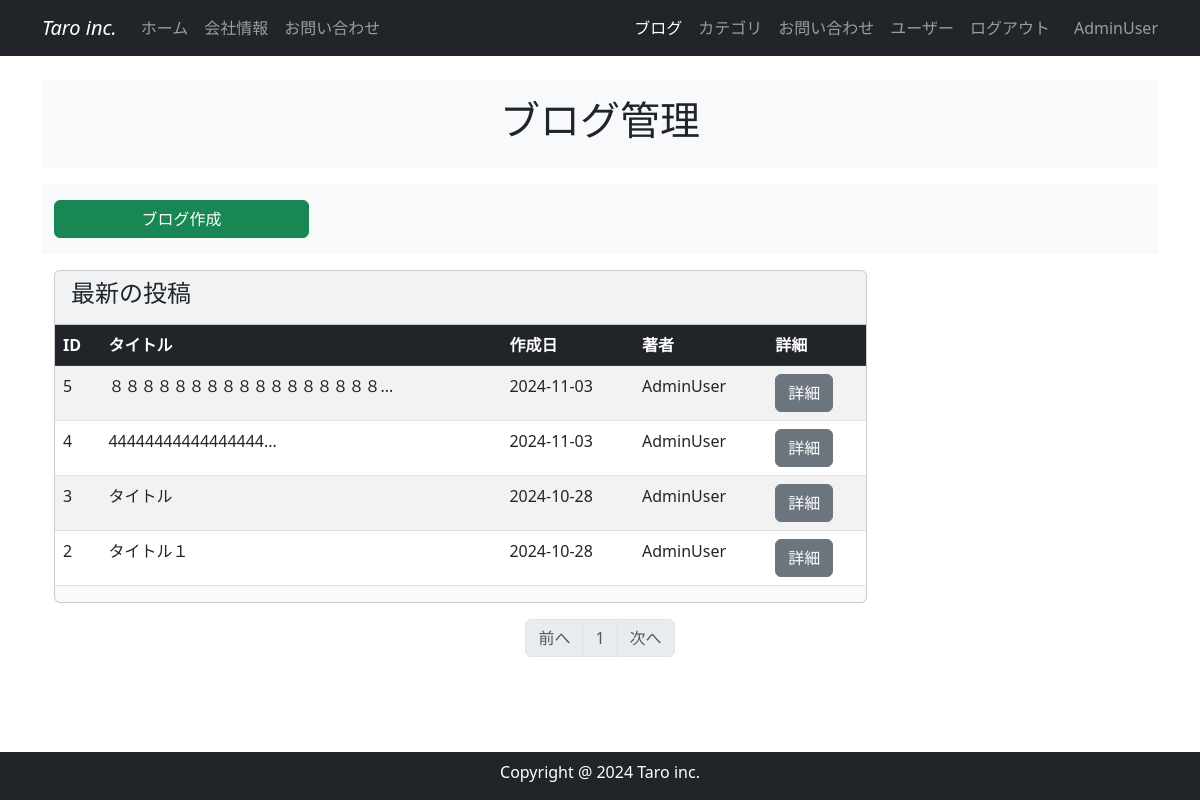
/blog_maintenance (signed in), run on the app's committed database.
### company_blog/models.py (models this page shows, shortened)
class User(db.Model,UserMixin):
    __tablename__='users'
    id=db.Column(db.Integer,primary_key=True)
    email=db.Column(db.String(64),unique=True,index=True)
    username=db.Column(db.String(64),unique=True,index=True)
    password_hash=db.Column(db.String(128))
    administrator=db.Column(db.String(1))
    post=db.relationship('BlogPost',backref='author',lazy='dynamic')
    @property
    def password(self):
        raise AttributeError('password is not a readable attribute')

class BlogPost(db.Model):
    __tablename__='blog_post'
    id=db.Column(db.Integer ,primary_key=True)
    user_id=db.Column(db.Integer, db.ForeignKey('users.id'))
    category_id=db.Column(db.Integer,db.ForeignKey('blog_category.id'))
    date=db.Column(db.DateTime, default=datetime.now(timezone('Asia/Tokyo')))
    title=db.Column(db.String(140))
    text=db.Column(db.Text)
    summary=db.Column(db.String(140))
    featured_image=db.Column(db.String(140))

### company_blog/main/views.py (the view)
@main.route('/blog_maintenance')
@login_required
def blog_maintenance():
    page=request.args.get('page',1,type=int)
    blog_posts=BlogPost.query.order_by(BlogPost.id.desc()).paginate(page=page,per_page=10)
    return render_template('blog_maintenance.html',blog_posts=blog_posts)

### company_blog/models.py (called while the page is built)
@login_manager.user_loader
def load_user(user_id):
    return User.query.get(user_id)

### company_blog/templates/blog_maintenance.html
{% extends "base.html" %}
{% block content %}
    <header id="header">
        <div class="container bg-light my-3 py-3">
            <div class="row">
                <div class="col-lg-6 m-auto text-center">
                    <h1>ブログ管理</h1>
                </div>
            </div>
        </div>
    </header>
    <selection id="user_resister_btn">
        <div class="container my-3 py-3 bg-light">
            <div class="row">
                <div class="col-md-3">
                    <a href="{{url_for('main.create_post')}}" class="btn btn-success w-100">ブログ作成</a>
                </div>
            </div>
        </div>
    </selection>
    <section id="user_list">
        <div class="container my-3">
            <div class="row">
                <div class="col-lg-9">
                    <div class="card bg-light" >
                        <div class="card-header">
                            <h4 class="card-title">最新の投稿</h4>
                        </div>
                        <div class="table-responsive">
                          <table class="table table-striped text-nowrap">
                            <thead class="table-dark">
                                <tr>
                                  <th scope="col">ID</th>
                                  <th scope="col">タイトル</th>
                                  <th scope="col">作成日</th>
                                  <th scope="col">著者</th>
                                  <th scope="col">詳細</th>
                                </tr>
                            </thead>
                            <tbody>
                                {% for post in blog_posts.items %}
                                <tr>
                                    <td>{{post.id}}</td>
                                    <td>{{post.title | truncate(20)}}</td>
                                    <td>{{post.date.strftime('%Y-%m-%d')}}</td>
                                    <td>{{post.author.username | truncate(10)}}</td>
                                    <td><a href="{{url_for('main.blog_post',blog_post_id=post.id)}}" class="btn btn-secondary">詳細</a></td>
                                  </tr>
                                {% endfor %}
                            </tbody>
                          </table>
                        </div>
                      </div>
                </div>
            </div>
        </div>
    </section>
    <nav class="my-2" aria-label="Page navigation">
        <ul class="pagination justify-content-center">
          <li {% if blog_posts.has_prev %}class="page-item"
            {% else %} class="page-item disabled"{%endif%}>
            <a class="page-link" href="
            {% if blog_posts.has_prev %}{{ url_for('main.blog_maintenance',page=blog_posts.prev_num) }}
            {% else %}#{% endif %}
            ">前へ</a></li>
          {% for page_num in blog_posts.iter_pages(left_edge=1,right_edge=1,left_current=1,right_current=2) %}
            {% if page_num %}
                {% if blog_posts.page == page_num %}
                    <li class="page-item disabled"><a href="#" class="page-link">{{ page_num }}</a></li>
                {% else %}
                    <li class="page-item"><a class="page-link" href="{{url_for('main.blog_maintenance',page=page_num) }}">{{ page_num }}</a></li>
                {% endif %}
            {%else%}
                <li class="page-item disabled"><a href="#" class="page-link">&hellip;</a></li>
            {%endif%}
          {%endfor%}
          <li {% if blog_posts.has_next %}class="page-item"
            {% else %}class="page-item disabled"{%endif%}>
            <a class="page-link" href="
            {% if blog_posts.has_next %}{{ url_for('main.blog_maintenance',page=blog_posts.next_num)}}
            {% else %}#{% endif %}">次へ</a></li>
        </ul>
      </nav>
      {% endblock %}

### company_blog/templates/base.html (shortened to what this page needs)
<!DOCTYPE html>
<html lang="en">
<head>
    <link href="https://cdn.jsdelivr.net/npm/bootstrap@5.3.0/dist/css/bootstrap.min.css" rel="stylesheet">
</head>
<body>
  <nav class="navbar navbar-expand-lg bg-dark navbar-dark fixed-top">
    <div class="container">
      <a class="navbar-brand fst-italic" href="{{url_for('main.index')}}">Taro inc.</a>
      <div class="collapse navbar-collapse" id="navbarNav">
        <ul class="navbar-nav">
          <li class="nav-item">
            <a class="nav-link {% if request.endpoint == 'main.index' %}active{% endif %}"href="{{url_for('main.index')}}">ホーム</a>
          </li>
          <li class="nav-item">
            <a class="nav-link {% if request.endpoint == 'main.info' %}active{% endif %}" href="{{url_for('main.info')}}">会社情報</a>
          </li>
          <li class="nav-item">
            <a class="nav-link {% if request.endpoint == 'main.inquiry' %}active{% endif %}" href="{{url_for('main.inquiry')}}">お問い合わせ</a>
          </li>
        </ul>
        <br>
        <ul class="navbar-nav ms-auto">
          {%if current_user.is_authenticated %}
          <li class="nav-item">
            <a class="nav-link {% if request.endpoint == 'main.blog_maintenance' %}active{% endif %}"href="{{url_for('main.blog_maintenance')}}">ブログ</a>
          </li>
          <li class="nav-item">
            <a class="nav-link {% if request.endpoint == 'main.category_maintenance' %}active{% endif %}" href="{{url_for('main.category_maintenance')}}">カテゴリ</a>
          </li>
          <li class="nav-item">
            <a class="nav-link {% if request.endpoint == 'main.inquiry_maintenance' %}active{% endif %}" href="{{url_for('main.inquiry_maintenance')}}">お問い合わせ</a>
          </li>
          <li class="nav-item">
            <a class="nav-link {% if request.endpoint == 'users.maintenance' %}active{% endif %}" href="{{url_for('users.maintenance')}}">ユーザー</a>
          </li>
          <li class="nav-item">
            <a class="nav-link" href="{{url_for('users.logout')}}">ログアウト</a>
          </li>
          <span class="navbar-text ms-3">
            {{current_user.username | truncate(15)}}
          </span>
          {%endif%}
        </ul>
      </div>
    </div>
  </nav>
  {% from "_formhelpers.html" import render_field %}
  <div class="container"style="padding-top: 4rem; padding-bottom: 4rem;">
    {% block content %}
    {% endblock %}
  </div>
  <footer id="footer" class="footer text-center pt-2 fixed-bottom bg-dark">
    <div class="container">
      <div class="row">
        <div class="col text-white">
          <p>Copyright @ 2024 Taro inc.</p>
        </div>
      </div>
    </div>
  </footer>
</body>
</html>

### data on the page
User: username "AdminUser"
BlogPost: id "5", title "８８８８８８８８８８８８８８８８８...", date "2024-11-03", author.username "AdminUser"
BlogPost: id "4", title "44444444444444444...", date "2024-11-03", author.username "AdminUser"
BlogPost: id "3", title "タイトル", date "2024-10-28", author.username "AdminUser"
BlogPost: id "2", title "タイトル１", date "2024-10-28", author.username "AdminUser"

### other printed values
{{ page_num }} "1"
